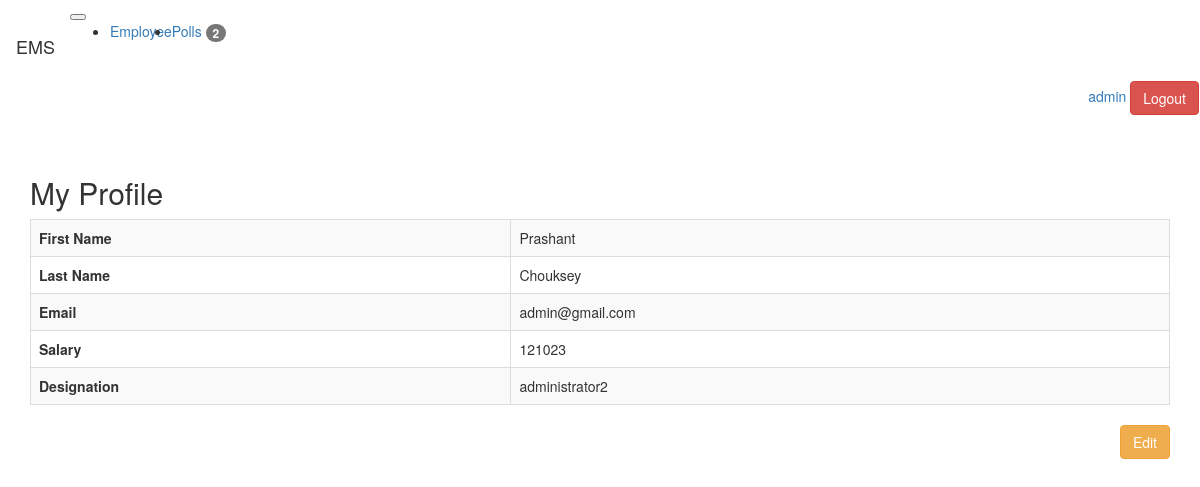
/profile/ (signed in), run on the app's committed database.
### employee/models.py (models this page shows, shortened)
class Profile(models.Model):
    user=models.OneToOneField(User, on_delete=models.CASCADE, null=True, blank=True)
    designation =models.CharField(max_length=20, null=False, blank=False)
    salary  = models.IntegerField(null=True, blank=True)
    class Meta:
        ordering =("-salary",)

### employee/views.py (the view)
# urls.py: path('profile/', MyProfile.as_view(), name="my_profile"),
class MyProfile(DetailView):
    template_name = 'auth/profile.html'
    def get_object(self):
        return self.request.user.profile

### poll/context_processors.py (called while the page is built)
def polls_count(request):
    count = Qus.objects.count()
    return {'polls_count':count}

### employee_management_sys/templates/auth/profile.html
{% extends 'base.html' %}
{% block content %}
<br>
    <h2>My Profile</h2>
    <table class="table table-light table-bordered table-striped">
        <tbody>
        <tr>
            <th>First Name</th>
            <td>{{ object.user.first_name }}</td>
        </tr>
        <tr>
            <th>Last Name</th>
            <td>{{object.user.last_name}}</td>
        </tr>
        <tr>
            <th>Email</th>
            <td>{{ object.user.email}}</td>
        </tr>
        <tr>
            <th>Salary</th>
            <td>{{ object.salary}}</td>
        </tr>
        <tr>
            <th>Designation</th>
            <td>{{ object.designation}}</td>
        </tr>
    </tbody>
    </table>
    <div class="text-right">
        <a class="btn btn-warning" href="{%  url 'update_profile' %}">Edit</a>
    </div>
{% endblock content %}

### employee_management_sys/templates/header.html (shortened to what this page needs)
<div class="navbar navbar-expand-lg navbar-light bg-light">
    <span class="navbar-brand mb-0 h1">EMS</span>
    <button class="navbar-toggler" type="button" data-toggle="collapse" data-target="#navbarNav" aria-controls="navbarNav" aria-expanded="false" aria-label="Toggle navigation">
    </button>
    <div class="collapse navbar-collapse" id="navbarNav">
        <ul class="navbar-nav">
            <li class="nav-item">
                <a class="nav-link" href="{% url 'employee_list' %}">
                    {{"employee" | capfirst}}
                </a>
            </li>
            <li class="nav-item">
                <a class="nav-link" href="{% url 'index' %}">
                    {{"Polls" | capfirst}}
                    <span class="badge badge-primary badge-pill ">{{ polls_count }}</span>
                </a>
            </li>
        </ul>
    </div>
    <div class="text-right">
        <form method="POST" action="/logout/">
            <a href="{% url 'my_profile'  %} ">{{ user }}</a>
            <input class="btn btn-danger" type="submit" value="Logout">
        </form>
    </div>
</div>

### data on the page
Profile: user.first_name "Prashant", user.last_name "Chouksey", user.email "admin@gmail.com", salary "121023", designation "administrator2"

### other printed values
{{ "employee" | capfirst }} "Employee"
{{ "Polls" | capfirst }} "Polls"
{{ polls_count }} "2"
{{ user }} "admin"
